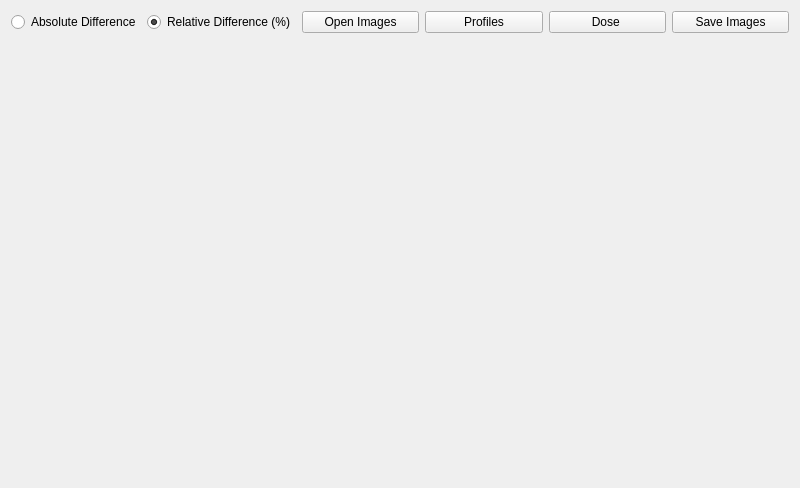
<?xml version="1.0" encoding="UTF-8"?>
<ui version="4.0">
 <class>DoseCompAbs</class>
 <widget class="QWidget" name="DoseCompAbs">
  <property name="geometry">
   <rect>
    <x>0</x>
    <y>0</y>
    <width>800</width>
    <height>488</height>
   </rect>
  </property>
  <property name="windowTitle">
   <string>Film2Dose - Dose Difference </string>
  </property>
  <property name="windowIcon">
   <iconset resource="icons.qrc">
    <normaloff>:/icons/compare.png</normaloff>:/icons/compare.png</iconset>
  </property>
  <layout class="QVBoxLayout" name="verticalLayout">
   <item>
    <layout class="QHBoxLayout" name="horizontalLayout">
     <item>
      <widget class="QRadioButton" name="abs_radio">
       <property name="text">
        <string>Absolute Difference</string>
       </property>
      </widget>
     </item>
     <item>
      <widget class="QRadioButton" name="rel_radio">
       <property name="text">
        <string>Relative Difference (%)</string>
       </property>
       <property name="checked">
        <bool>true</bool>
       </property>
      </widget>
     </item>
     <item>
      <widget class="QPushButton" name="open_images">
       <property name="text">
        <string>Open Images</string>
       </property>
      </widget>
     </item>
     <item>
      <widget class="QPushButton" name="profiles_button">
       <property name="text">
        <string>Profiles</string>
       </property>
      </widget>
     </item>
     <item>
      <widget class="QPushButton" name="compare_button">
       <property name="text">
        <string>Dose </string>
       </property>
      </widget>
     </item>
     <item>
      <widget class="QPushButton" name="save_images">
       <property name="text">
        <string>Save Images</string>
       </property>
      </widget>
     </item>
    </layout>
   </item>
   <item>
    <layout class="QGridLayout" name="gridLayout">
     <item row="1" column="0">
      <widget class="QWidget" name="dose_diff_widget" native="true"/>
     </item>
     <item row="1" column="1">
      <widget class="QWidget" name="hist_widget" native="true"/>
     </item>
     <item row="0" column="1">
      <widget class="QWidget" name="film_widget" native="true"/>
     </item>
     <item row="0" column="0">
      <widget class="QWidget" name="tps_widget" native="true"/>
     </item>
    </layout>
   </item>
  </layout>
 </widget>
 <resources>
  <include location="icons.qrc"/>
 </resources>
 <connections/>
</ui>
